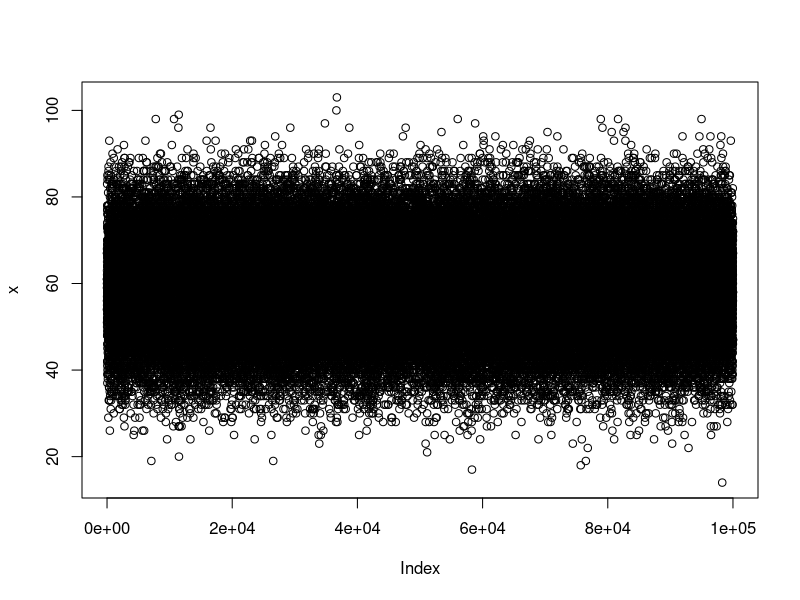
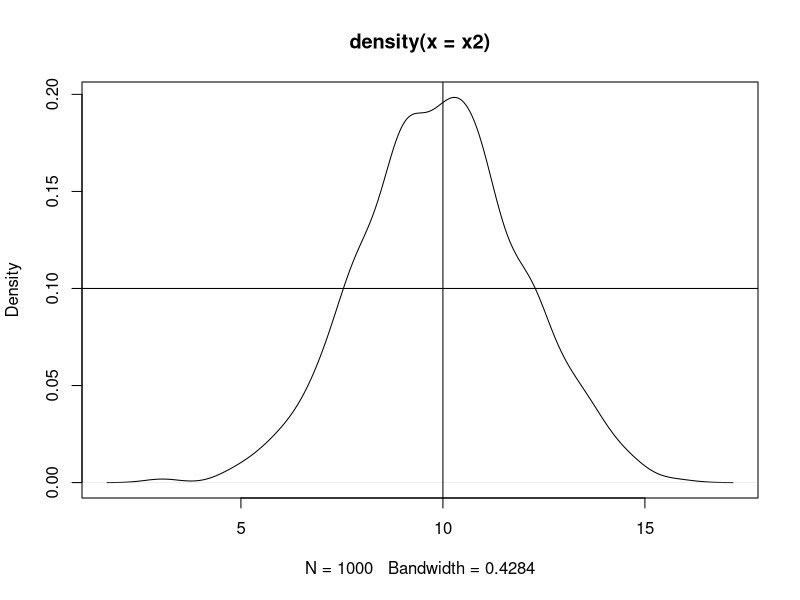
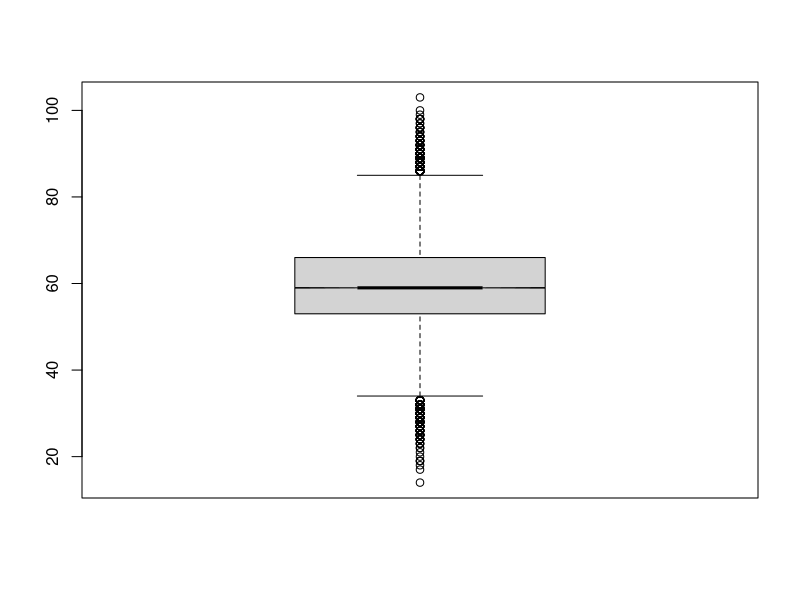
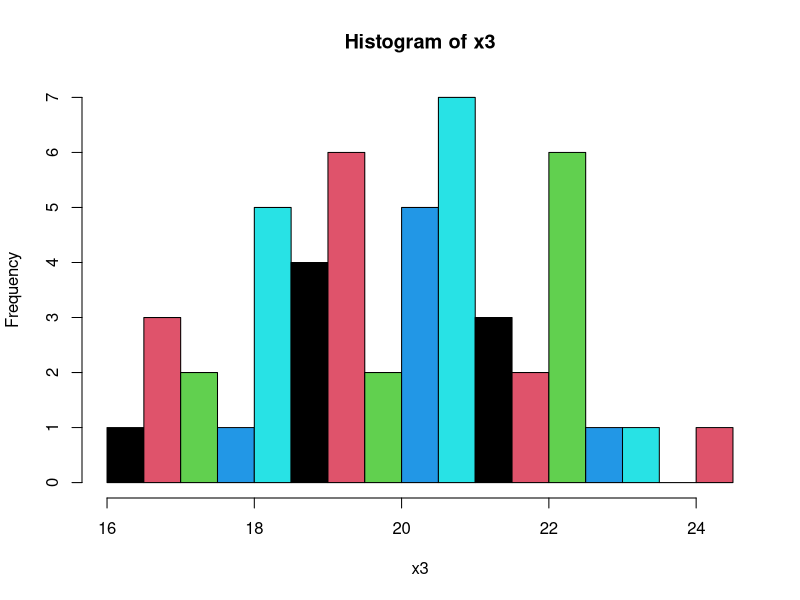
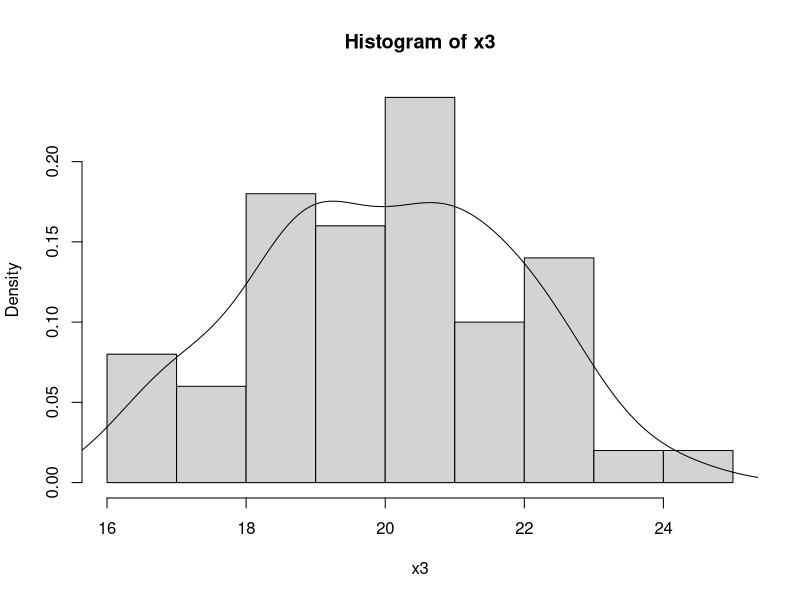

Generate these figures, in order, with R: (Note: this script raises an error after producing the figures.)
#Title: Data Structures in R

#vectors----
cv = c('a','b','c','d','e')
nv = c(2,3,4,5,6)
lv = c(TRUE,FALSE,T,F,T)

(x=1:100000)
set.seed(100) #to generate the same set of values
(x= trunc(rnorm(100000,mean=60,sd=10)))
x
plot(x)
x1= sort(x)

x1
x
#Values between 50 and 60
x[x<=60 & x>=50]
length(x)
#Number of values between 60 and 70
length(x[x>=60 & x<=70])
x2=rnorm(1000,mean=10,sd=2)
plot(density(x2))
abline(v=10, h=0.1)
#sequence of numbers
x3=seq(1,100,4) #use brackets to directly print the values
x3
mean(x3)
median(x3)
xt = table(x)
sort(xt,decreasing=T)[1:2]
summary(x)
quantile(x)
quantile(x, c(0.1,.5,.9))
quantile(x,seq(0,1,0.01))

#boxplot
boxplot(x,notch=T)
text(55,65,labels=c('q1','q2','q3'))

(x3=rnorm(50, mean=20, sd=2))
stem(x3)
hist(x3,breaks=12,col=1:5)
hist(x3,freq=F)
lines(density(x3))
#matrix
mat=matrix(c(1:24),nrow=6,ncol=4,byrow=T)
mat
m2=mat[10:14]
cbind(mat,m2)
rbind(mat,m2)
colSums(mat)
rowSums(mat)
colMeans(mat)
rowMeans(mat)
mat[1:2,3:4]
mat[c(1,3),c(2,3)]
mat[mat>10 & mat<15]
mat>10 & mat<15
t(mat)
#Sweep Function
?sweep
sweep(mat,MARGIN=1,STATS=c(2,3,4,5,6,7),FUN="*")  

#Data Frame
#Every column has a different data type
n=30
(rollno=paste('A',1:n,sep=''))
(name=paste('Student',1:n,sep='$'))
class(name)
set.seed(101)
(gender=sample(c('M','F'),size=n,replace = T,prob = c(0.3,0.7)))
table(gender)
set.seed(101)
(marks1= round(rnorm(n=n,mean=70,sd=7),2))
set.seed(102)
(marks2=round(rnorm(n=n,mean=80,sd=5),2))
(grade = sample(c('A','B','C','D'),size=n,replace=T,prob=c(0.25,0.25,0.25,0.25)))
table(grade)
 df=data.frame(rollno,name,gender,marks1,marks2,grade,stringsAsFactors = F)
df
summary(df)
str(df)
df$rollno
df$gender=factor(df$gender)
df$gender

str(df)
#queries?
#filter
m1
mat
df[1:5,1:2]
df[df$marks1>70 & gender=='F',c('rollno','name','marks1')]
(df$course=sample(c('MBA','BBA'),size=n,replace=T,prob=c(0.7,0.3)))
head(df)
tail(df)
str(df)
df$course=factor(df$course)
df$grade=factor(df$grade,ordered=T,levels=c('B','D','C','A'))
df$grade
str(df)
boxplot(marks2~(grade+gender),data=df)
?boxplot 
aggregate(marks2~course,data=df,FUN=mean)
aggregate(marks2~(course+gender),data=df,FUN=mean)

#dplyr
install.packages('dplyr')
library(dplyr)
df %>% count()
count(df)
